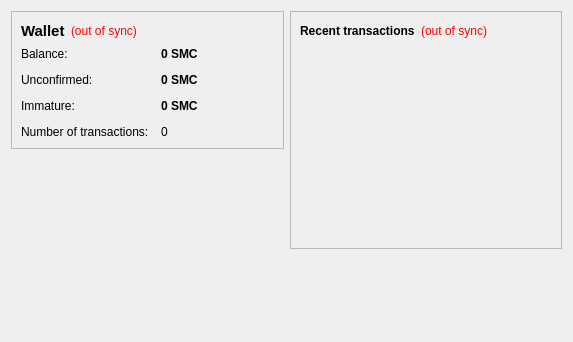
<?xml version="1.0" encoding="UTF-8"?>
<ui version="4.0">
 <class>OverviewPage</class>
 <widget class="QWidget" name="OverviewPage">
  <property name="geometry">
   <rect>
    <x>0</x>
    <y>0</y>
    <width>573</width>
    <height>342</height>
   </rect>
  </property>
  <property name="windowTitle">
   <string>Form</string>
  </property>
  <layout class="QHBoxLayout" name="horizontalLayout" stretch="1,1">
   <item>
    <layout class="QVBoxLayout" name="verticalLayout_2">
     <item>
      <widget class="QFrame" name="frame">
       <property name="frameShape">
        <enum>QFrame::StyledPanel</enum>
       </property>
       <property name="frameShadow">
        <enum>QFrame::Raised</enum>
       </property>
       <layout class="QVBoxLayout" name="verticalLayout_4">
        <item>
         <layout class="QHBoxLayout" name="horizontalLayout_4">
          <item>
           <widget class="QLabel" name="label_5">
            <property name="font">
             <font>
              <pointsize>11</pointsize>
              <weight>75</weight>
              <bold>true</bold>
             </font>
            </property>
            <property name="text">
             <string>Wallet</string>
            </property>
           </widget>
          </item>
          <item>
           <widget class="QLabel" name="labelWalletStatus">
            <property name="toolTip">
             <string>The displayed information may be out of date. Your wallet automatically synchronizes with the eDollar network after a connection is established, but this process has not completed yet.</string>
            </property>
            <property name="styleSheet">
             <string notr="true">QLabel { color: red; }</string>
            </property>
            <property name="text">
             <string notr="true">(out of sync)</string>
            </property>
            <property name="alignment">
             <set>Qt::AlignLeading|Qt::AlignLeft|Qt::AlignVCenter</set>
            </property>
           </widget>
          </item>
          <item>
           <spacer name="horizontalSpacer_2">
            <property name="orientation">
             <enum>Qt::Horizontal</enum>
            </property>
            <property name="sizeHint" stdset="0">
             <size>
              <width>40</width>
              <height>20</height>
             </size>
            </property>
           </spacer>
          </item>
         </layout>
        </item>
        <item>
         <layout class="QFormLayout" name="formLayout_2">
          <property name="fieldGrowthPolicy">
           <enum>QFormLayout::AllNonFixedFieldsGrow</enum>
          </property>
          <property name="horizontalSpacing">
           <number>12</number>
          </property>
          <property name="verticalSpacing">
           <number>12</number>
          </property>
          <item row="0" column="0">
           <widget class="QLabel" name="label">
            <property name="text">
             <string>Balance:</string>
            </property>
           </widget>
          </item>
          <item row="0" column="1">
           <widget class="QLabel" name="labelBalance">
            <property name="font">
             <font>
              <weight>75</weight>
              <bold>true</bold>
             </font>
            </property>
            <property name="cursor">
             <cursorShape>IBeamCursor</cursorShape>
            </property>
            <property name="toolTip">
             <string>Your current balance</string>
            </property>
            <property name="text">
             <string notr="true">0 SMC</string>
            </property>
            <property name="textInteractionFlags">
             <set>Qt::LinksAccessibleByMouse|Qt::TextSelectableByKeyboard|Qt::TextSelectableByMouse</set>
            </property>
           </widget>
          </item>
          <item row="1" column="0">
           <widget class="QLabel" name="label_3">
            <property name="text">
             <string>Unconfirmed:</string>
            </property>
           </widget>
          </item>
          <item row="1" column="1">
           <widget class="QLabel" name="labelUnconfirmed">
            <property name="font">
             <font>
              <weight>75</weight>
              <bold>true</bold>
             </font>
            </property>
            <property name="cursor">
             <cursorShape>IBeamCursor</cursorShape>
            </property>
            <property name="toolTip">
             <string>Total of transactions that have yet to be confirmed, and do not yet count toward the current balance</string>
            </property>
            <property name="text">
             <string notr="true">0 SMC</string>
            </property>
            <property name="textInteractionFlags">
             <set>Qt::LinksAccessibleByMouse|Qt::TextSelectableByKeyboard|Qt::TextSelectableByMouse</set>
            </property>
           </widget>
          </item>
          <item row="3" column="0">
           <widget class="QLabel" name="label_2">
            <property name="text">
             <string>Number of transactions:</string>
            </property>
           </widget>
          </item>
          <item row="3" column="1">
           <widget class="QLabel" name="labelNumTransactions">
            <property name="toolTip">
             <string>Total number of transactions in wallet</string>
            </property>
            <property name="text">
             <string notr="true">0</string>
            </property>
           </widget>
          </item>
          <item row="2" column="0">
           <widget class="QLabel" name="labelImmatureText">
            <property name="text">
             <string>Immature:</string>
            </property>
           </widget>
          </item>
          <item row="2" column="1">
           <widget class="QLabel" name="labelImmature">
            <property name="font">
             <font>
              <weight>75</weight>
              <bold>true</bold>
             </font>
            </property>
            <property name="toolTip">
             <string>Mined balance that has not yet matured</string>
            </property>
            <property name="text">
             <string notr="true">0 SMC</string>
            </property>
            <property name="textInteractionFlags">
             <set>Qt::LinksAccessibleByMouse|Qt::TextSelectableByKeyboard|Qt::TextSelectableByMouse</set>
            </property>
           </widget>
          </item>
         </layout>
        </item>
       </layout>
      </widget>
     </item>
     <item>
      <spacer name="verticalSpacer">
       <property name="orientation">
        <enum>Qt::Vertical</enum>
       </property>
       <property name="sizeHint" stdset="0">
        <size>
         <width>20</width>
         <height>40</height>
        </size>
       </property>
      </spacer>
     </item>
    </layout>
   </item>
   <item>
    <layout class="QVBoxLayout" name="verticalLayout_3">
     <item>
      <widget class="QFrame" name="frame_2">
       <property name="frameShape">
        <enum>QFrame::StyledPanel</enum>
       </property>
       <property name="frameShadow">
        <enum>QFrame::Raised</enum>
       </property>
       <layout class="QVBoxLayout" name="verticalLayout">
        <item>
         <layout class="QHBoxLayout" name="horizontalLayout_2">
          <item>
           <widget class="QLabel" name="label_4">
            <property name="text">
             <string>&lt;b&gt;Recent transactions&lt;/b&gt;</string>
            </property>
           </widget>
          </item>
          <item>
           <widget class="QLabel" name="labelTransactionsStatus">
            <property name="toolTip">
             <string>The displayed information may be out of date. Your wallet automatically synchronizes with the eDollar network after a connection is established, but this process has not completed yet.</string>
            </property>
            <property name="styleSheet">
             <string notr="true">QLabel { color: red; }</string>
            </property>
            <property name="text">
             <string notr="true">(out of sync)</string>
            </property>
            <property name="alignment">
             <set>Qt::AlignRight|Qt::AlignTrailing|Qt::AlignVCenter</set>
            </property>
           </widget>
          </item>
          <item>
           <spacer name="horizontalSpacer">
            <property name="orientation">
             <enum>Qt::Horizontal</enum>
            </property>
            <property name="sizeHint" stdset="0">
             <size>
              <width>40</width>
              <height>20</height>
             </size>
            </property>
           </spacer>
          </item>
         </layout>
        </item>
        <item>
         <widget class="QListView" name="listTransactions">
          <property name="styleSheet">
           <string notr="true">QListView { background: transparent; }</string>
          </property>
          <property name="frameShape">
           <enum>QFrame::NoFrame</enum>
          </property>
          <property name="verticalScrollBarPolicy">
           <enum>Qt::ScrollBarAlwaysOff</enum>
          </property>
          <property name="horizontalScrollBarPolicy">
           <enum>Qt::ScrollBarAlwaysOff</enum>
          </property>
          <property name="selectionMode">
           <enum>QAbstractItemView::NoSelection</enum>
          </property>
         </widget>
        </item>
       </layout>
      </widget>
     </item>
     <item>
      <spacer name="verticalSpacer_2">
       <property name="orientation">
        <enum>Qt::Vertical</enum>
       </property>
       <property name="sizeHint" stdset="0">
        <size>
         <width>20</width>
         <height>40</height>
        </size>
       </property>
      </spacer>
     </item>
    </layout>
   </item>
  </layout>
 </widget>
 <resources/>
 <connections/>
</ui>
